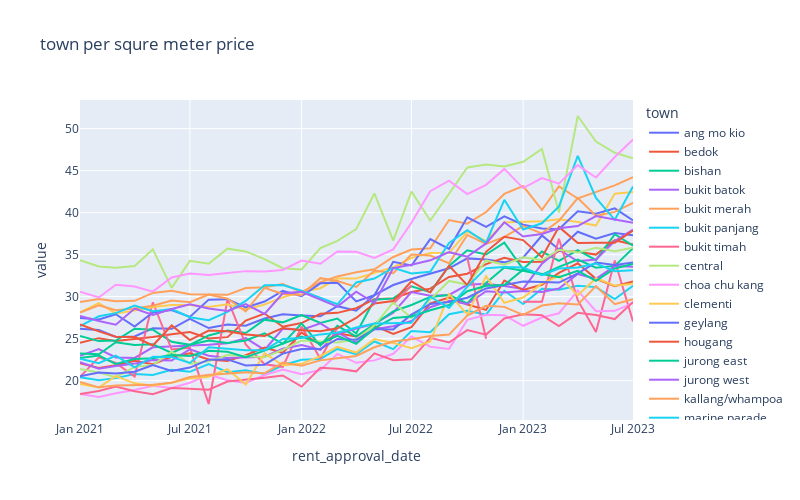

This figure's notebook cell:
### Markdown cell above
A useful feature could be the region psqm average, it capture the trend and region information

### Code cell
plot_psqm_trend('town').show()

### Figure 1 — Plotly figure (JSON) as saved in the notebook; plotly's stock layout.template omitted (floating-point values rounded to 4 significant figures)
{"data": [{"hovertemplate": "town=ang mo kio<br>rent_approval_date=%{x}<br>value=%{y}<extra></extra>", "legendgroup": "ang mo kio", "line": {"color": "#636efa", "dash": "solid"}, "marker": {"symbol": "circle"}, "mode": "lines", "name": "ang mo kio", "orientation": "v", "showlegend": true, "type": "scatter", "x": ["2021-01", "2021-02", "2021-03", "2021-04", "2021-05", "2021-06", "2021-07", "2021-08", "2021-09", "2021-10", "2021-11", "2021-12", "2022-01", "2022-02", "2022-03", "2022-04", "2022-05", "2022-06", "2022-07", "2022-08", "2022-09", "2022-10", "2022-11", "2022-12", "2023-01", "2023-02", "2023-03", "2023-04", "2023-05", "2023-06", "2023-07"], "xaxis": "x", "y": [26.16, 26.02, 25.2, 25.26, 26.22, 26.17, 27.35, 26.26, 26.68, 26.53, 27.39, 27.89, 27.75, 27.65, 28.86, 28.31, 30.17, 31.38, 32.09, 32.72, 33.37, 34.55, 34.43, 34.08, 34.64, 37.27, 35.62, 37.73, 36.9, 37.57, 37.29], "yaxis": "y"}, {"hovertemplate": "town=bedok<br>rent_approval_date=%{x}<br>value=%{y}<extra></extra>", "legendgroup": "bedok", "line": {"color": "#EF553B", "dash": "solid"}, "marker": {"symbol": "circle"}, "mode": "lines", "name": "bedok", "orientation": "v", "showlegend": true, "type": "scatter", "x": ["2021-01", "2021-02", "2021-03", "2021-04", "2021-05", "2021-06", "2021-07", "2021-08", "2021-09", "2021-10", "2021-11", "2021-12", "2022-01", "2022-02", "2022-03", "2022-04", "2022-05", "2022-06", "2022-07", "2022-08", "2022-09", "2022-10", "2022-11", "2022-12", "2023-01", "2023-02", "2023-03", "2023-04", "2023-05", "2023-06", "2023-07"], "xaxis": "x", "y": [24.49, 25.05, 24.71, 24.93, 25.18, 25.52, 25.77, 25.01, 25.17, 27.14, 27.98, 26.41, 26.85, 27.94, 28.06, 28.62, 29.69, 29.78, 30.54, 30.95, 32.34, 32.72, 33.86, 34.63, 34.12, 34.16, 35.45, 35.33, 35.0, 36.72, 36.19], "yaxis": "y"}, {"hovertemplate": "town=bishan<br>rent_approval_date=%{x}<br>value=%{y}<extra></extra>", "legendgroup": "bishan", "line": {"color": "#00cc96", "dash": "solid"}, "marker": {"symbol": "circle"}, "mode": "lines", "name": "bishan", "orientation": "v", "showlegend": true, "type": "scatter", "x": ["2021-01", "2021-02", "2021-03", "2021-04", "2021-05", "2021-06", "2021-07", "2021-08", "2021-09", "2021-10", "2021-11", "2021-12", "2022-01", "2022-02", "2022-03", "2022-04", "2022-05", "2022-06", "2022-07", "2022-08", "2022-09", "2022-10", "2022-11", "2022-12", "2023-01", "2023-02", "2023-03", "2023-04", "2023-05", "2023-06", "2023-07"], "xaxis": "x", "y": [25.3, 24.7, 24.77, 26.18, 26.06, 24.63, 24.26, 25.38, 25.97, 25.66, 27.26, 26.93, 27.81, 26.87, 27.39, 25.6, 29.62, 29.79, 31.23, 30.54, 33.65, 35.52, 35.01, 36.43, 33.26, 35.37, 34.26, 35.54, 34.35, 37.43, 36.06], "yaxis": "y"}, {"hovertemplate": "town=bukit batok<br>rent_approval_date=%{x}<br>value=%{y}<extra></extra>", "legendgroup": "bukit batok", "line": {"color": "#ab63fa", "dash": "solid"}, "marker": {"symbol": "circle"}, "mode": "lines", "name": "bukit batok", "orientation": "v", "showlegend": true, "type": "scatter", "x": ["2021-01", "2021-02", "2021-03", "2021-04", "2021-05", "2021-06", "2021-07", "2021-08", "2021-09", "2021-10", "2021-11", "2021-12", "2022-01", "2022-02", "2022-03", "2022-04", "2022-05", "2022-06", "2022-07", "2022-08", "2022-09", "2022-10", "2022-11", "2022-12", "2023-01", "2023-02", "2023-03", "2023-04", "2023-05", "2023-06", "2023-07"], "xaxis": "x", "y": [22.96, 23.75, 22.76, 22.7, 23.96, 24.04, 24.14, 24.27, 24.43, 25.06, 23.65, 26.17, 26.03, 26.82, 25.54, 26.21, 26.76, 28.08, 30.53, 30.1, 30.2, 31.4, 31.53, 31.27, 30.92, 33.92, 35.58, 34.21, 34.41, 36.62, 37.97], "yaxis": "y"}, {"hovertemplate": "town=bukit merah<br>rent_approval_date=%{x}<br>value=%{y}<extra></extra>", "legendgroup": "bukit merah", "line": {"color": "#FFA15A", "dash": "solid"}, "marker": {"symbol": "circle"}, "mode": "lines", "name": "bukit merah", "orientation": "v", "showlegend": true, "type": "scatter", "x": ["2021-01", "2021-02", "2021-03", "2021-04", "2021-05", "2021-06", "2021-07", "2021-08", "2021-09", "2021-10", "2021-11", "2021-12", "2022-01", "2022-02", "2022-03", "2022-04", "2022-05", "2022-06", "2022-07", "2022-08", "2022-09", "2022-10", "2022-11", "2022-12", "2023-01", "2023-02", "2023-03", "2023-04", "2023-05", "2023-06", "2023-07"], "xaxis": "x", "y": [29.36, 29.7, 29.45, 29.49, 30.43, 30.7, 30.29, 30.23, 30.21, 31.01, 31.1, 31.49, 30.54, 31.72, 32.4, 32.89, 33.25, 34.72, 35.6, 35.76, 39.12, 38.68, 40.07, 42.23, 43.17, 40.32, 43.13, 41.68, 42.47, 43.25, 44.23], "yaxis": "y"}, {"hovertemplate": "town=bukit panjang<br>rent_approval_date=%{x}<br>value=%{y}<extra></extra>", "legendgroup": "bukit panjang", "line": {"color": "#19d3f3", "dash": "solid"}, "marker": {"symbol": "circle"}, "mode": "lines", "name": "bukit panjang", "orientation": "v", "showlegend": true, "type": "scatter", "x": ["2021-01", "2021-02", "2021-03", "2021-04", "2021-05", "2021-06", "2021-07", "2021-08", "2021-09", "2021-10", "2021-11", "2021-12", "2022-01", "2022-02", "2022-03", "2022-04", "2022-05", "2022-06", "2022-07", "2022-08", "2022-09", "2022-10", "2022-11", "2022-12", "2023-01", "2023-02", "2023-03", "2023-04", "2023-05", "2023-06", "2023-07"], "xaxis": "x", "y": [20.4, 20.03, 20.29, 20.77, 20.68, 21.29, 21.04, 21.96, 21.0, 21.23, 20.79, 21.82, 22.49, 22.57, 23.77, 23.15, 24.65, 23.75, 25.91, 25.76, 27.9, 28.32, 27.85, 30.69, 29.11, 30.92, 30.81, 31.29, 31.13, 29.71, 31.29], "yaxis": "y"}, {"hovertemplate": "town=bukit timah<br>rent_approval_date=%{x}<br>value=%{y}<extra></extra>", "legendgroup": "bukit timah", "line": {"color": "#FF6692", "dash": "solid"}, "marker": {"symbol": "circle"}, "mode": "lines", "name": "bukit timah", "orientation": "v", "showlegend": true, "type": "scatter", "x": ["2021-01", "2021-02", "2021-03", "2021-04", "2021-05", "2021-06", "2021-07", "2021-08", "2021-09", "2021-10", "2021-11", "2021-12", "2022-01", "2022-02", "2022-03", "2022-04", "2022-05", "2022-06", "2022-07", "2022-08", "2022-09", "2022-10", "2022-11", "2022-12", "2023-01", "2023-02", "2023-03", "2023-04", "2023-05", "2023-06", "2023-07"], "xaxis": "x", "y": [20.45, 22.76, 22.12, 20.47, 29.33, 23.7, 23.92, 17.21, 29.69, 24.31, 21.95, 21.63, 26.43, 22.6, 26.32, null, null, 29.13, 31.32, null, null, 34.62, 24.97, null, 29.38, 29.39, 36.89, 29.57, 25.8, 34.31, 27.05], "yaxis": "y"}, {"hovertemplate": "town=central<br>rent_approval_date=%{x}<br>value=%{y}<extra></extra>", "legendgroup": "central", "line": {"color": "#B6E880", "dash": "solid"}, "marker": {"symbol": "circle"}, "mode": "lines", "name": "central", "orientation": "v", "showlegend": true, "type": "scatter", "x": ["2021-01", "2021-02", "2021-03", "2021-04", "2021-05", "2021-06", "2021-07", "2021-08", "2021-09", "2021-10", "2021-11", "2021-12", "2022-01", "2022-02", "2022-03", "2022-04", "2022-05", "2022-06", "2022-07", "2022-08", "2022-09", "2022-10", "2022-11", "2022-12", "2023-01", "2023-02", "2023-03", "2023-04", "2023-05", "2023-06", "2023-07"], "xaxis": "x", "y": [34.34, 33.58, 33.43, 33.65, 35.63, 31.04, 34.26, 33.91, 35.71, 35.38, 34.46, 33.38, 33.23, 35.77, 36.63, 38.04, 42.28, 36.66, 42.51, 39.06, 42.25, 45.37, 45.73, 45.5, 46.05, 47.57, 40.0, 51.5, 48.47, 47.12, 46.48], "yaxis": "y"}, {"hovertemplate": "town=choa chu kang<br>rent_approval_date=%{x}<br>value=%{y}<extra></extra>", "legendgroup": "choa chu kang", "line": {"color": "#FF97FF", "dash": "solid"}, "marker": {"symbol": "circle"}, "mode": "lines", "name": "choa chu kang", "orientation": "v", "showlegend": true, "type": "scatter", "x": ["2021-01", "2021-02", "2021-03", "2021-04", "2021-05", "2021-06", "2021-07", "2021-08", "2021-09", "2021-10", "2021-11", "2021-12", "2022-01", "2022-02", "2022-03", "2022-04", "2022-05", "2022-06", "2022-07", "2022-08", "2022-09", "2022-10", "2022-11", "2022-12", "2023-01", "2023-02", "2023-03", "2023-04", "2023-05", "2023-06", "2023-07"], "xaxis": "x", "y": [18.42, 18.05, 18.51, 18.88, 19.39, 19.11, 19.75, 20.72, 20.03, 19.7, 20.67, 21.31, 20.75, 21.25, 23.17, 22.11, 22.41, 23.19, 25.25, 24.03, 23.77, 27.23, 27.84, 27.79, 26.53, 27.51, 28.02, 30.72, 28.27, 28.31, 29.23], "yaxis": "y"}, {"hovertemplate": "town=clementi<br>rent_approval_date=%{x}<br>value=%{y}<extra></extra>", "legendgroup": "clementi", "line": {"color": "#FECB52", "dash": "solid"}, "marker": {"symbol": "circle"}, "mode": "lines", "name": "clementi", "orientation": "v", "showlegend": true, "type": "scatter", "x": ["2021-01", "2021-02", "2021-03", "2021-04", "2021-05", "2021-06", "2021-07", "2021-08", "2021-09", "2021-10", "2021-11", "2021-12", "2022-01", "2022-02", "2022-03", "2022-04", "2022-05", "2022-06", "2022-07", "2022-08", "2022-09", "2022-10", "2022-11", "2022-12", "2023-01", "2023-02", "2023-03", "2023-04", "2023-05", "2023-06", "2023-07"], "xaxis": "x", "y": [28.14, 29.22, 28.0, 28.33, 28.77, 29.01, 28.99, 28.75, 29.1, 28.48, 29.06, 29.91, 30.58, 31.0, 32.15, 32.17, 32.82, 33.48, 34.61, 35.2, 35.21, 37.73, 36.6, 38.84, 38.91, 38.98, 39.19, 38.89, 38.46, 42.24, 42.47], "yaxis": "y"}, {"hovertemplate": "town=geylang<br>rent_approval_date=%{x}<br>value=%{y}<extra></extra>", "legendgroup": "geylang", "line": {"color": "#636efa", "dash": "solid"}, "marker": {"symbol": "circle"}, "mode": "lines", "name": "geylang", "orientation": "v", "showlegend": true, "type": "scatter", "x": ["2021-01", "2021-02", "2021-03", "2021-04", "2021-05", "2021-06", "2021-07", "2021-08", "2021-09", "2021-10", "2021-11", "2021-12", "2022-01", "2022-02", "2022-03", "2022-04", "2022-05", "2022-06", "2022-07", "2022-08", "2022-09", "2022-10", "2022-11", "2022-12", "2023-01", "2023-02", "2023-03", "2023-04", "2023-05", "2023-06", "2023-07"], "xaxis": "x", "y": [27.46, 27.28, 27.9, 26.42, 28.12, 28.4, 27.58, 29.64, 29.69, 28.72, 29.41, 30.67, 30.04, 31.58, 31.66, 29.43, 30.16, 34.14, 33.7, 36.85, 35.69, 39.44, 38.31, 39.56, 38.56, 38.1, 38.02, 40.17, 39.87, 40.51, 39.06], "yaxis": "y"}, {"hovertemplate": "town=hougang<br>rent_approval_date=%{x}<br>value=%{y}<extra></extra>", "legendgroup": "hougang", "line": {"color": "#EF553B", "dash": "solid"}, "marker": {"symbol": "circle"}, "mode": "lines", "name": "hougang", "orientation": "v", "showlegend": true, "type": "scatter", "x": ["2021-01", "2021-02", "2021-03", "2021-04", "2021-05", "2021-06", "2021-07", "2021-08", "2021-09", "2021-10", "2021-11", "2021-12", "2022-01", "2022-02", "2022-03", "2022-04", "2022-05", "2022-06", "2022-07", "2022-08", "2022-09", "2022-10", "2022-11", "2022-12", "2023-01", "2023-02", "2023-03", "2023-04", "2023-05", "2023-06", "2023-07"], "xaxis": "x", "y": [22.06, 21.49, 21.84, 22.36, 21.96, 22.84, 23.25, 22.51, 22.34, 23.03, 23.92, 23.31, 25.72, 24.26, 25.62, 25.24, 26.53, 25.56, 26.37, 29.19, 29.9, 29.05, 28.41, 31.92, 30.79, 31.41, 32.83, 33.96, 32.12, 31.23, 31.82], "yaxis": "y"}, {"hovertemplate": "town=jurong east<br>rent_approval_date=%{x}<br>value=%{y}<extra></extra>", "legendgroup": "jurong east", "line": {"color": "#00cc96", "dash": "solid"}, "marker": {"symbol": "circle"}, "mode": "lines", "name": "jurong east", "orientation": "v", "showlegend": true, "type": "scatter", "x": ["2021-01", "2021-02", "2021-03", "2021-04", "2021-05", "2021-06", "2021-07", "2021-08", "2021-09", "2021-10", "2021-11", "2021-12", "2022-01", "2022-02", "2022-03", "2022-04", "2022-05", "2022-06", "2022-07", "2022-08", "2022-09", "2022-10", "2022-11", "2022-12", "2023-01", "2023-02", "2023-03", "2023-04", "2023-05", "2023-06", "2023-07"], "xaxis": "x", "y": [23.23, 23.14, 24.57, 24.24, 24.32, 23.31, 24.27, 24.78, 24.47, 24.77, 25.62, 24.38, 26.8, 24.2, 26.51, 25.24, 26.74, 28.23, 29.0, 29.96, 30.18, 29.18, 31.63, 33.47, 33.08, 32.61, 33.54, 34.41, 33.44, 33.65, 35.77], "yaxis": "y"}, {"hovertemplate": "town=jurong west<br>rent_approval_date=%{x}<br>value=%{y}<extra></extra>", "legendgroup": "jurong west", "line": {"color": "#ab63fa", "dash": "solid"}, "marker": {"symbol": "circle"}, "mode": "lines", "name": "jurong west", "orientation": "v", "showlegend": true, "type": "scatter", "x": ["2021-01", "2021-02", "2021-03", "2021-04", "2021-05", "2021-06", "2021-07", "2021-08", "2021-09", "2021-10", "2021-11", "2021-12", "2022-01", "2022-02", "2022-03", "2022-04", "2022-05", "2022-06", "2022-07", "2022-08", "2022-09", "2022-10", "2022-11", "2022-12", "2023-01", "2023-02", "2023-03", "2023-04", "2023-05", "2023-06", "2023-07"], "xaxis": "x", "y": [22.18, 21.41, 21.74, 22.02, 22.44, 22.39, 23.72, 22.96, 22.68, 22.8, 22.84, 23.8, 24.22, 23.66, 25.73, 24.53, 26.13, 26.47, 27.09, 28.73, 29.49, 29.12, 30.64, 30.49, 30.65, 30.54, 30.96, 32.68, 32.11, 33.63, 33.55], "yaxis": "y"}, {"hovertemplate": "town=kallang/whampoa<br>rent_approval_date=%{x}<br>value=%{y}<extra></extra>", "legendgroup": "kallang/whampoa", "line": {"color": "#FFA15A", "dash": "solid"}, "marker": {"symbol": "circle"}, "mode": "lines", "name": "kallang/whampoa", "orientation": "v", "showlegend": true, "type": "scatter", "x": ["2021-01", "2021-02", "2021-03", "2021-04", "2021-05", "2021-06", "2021-07", "2021-08", "2021-09", "2021-10", "2021-11", "2021-12", "2022-01", "2022-02", "2022-03", "2022-04", "2022-05", "2022-06", "2022-07", "2022-08", "2022-09", "2022-10", "2022-11", "2022-12", "2023-01", "2023-02", "2023-03", "2023-04", "2023-05", "2023-06", "2023-07"], "xaxis": "x", "y": [28.09, 28.95, 28.38, 28.58, 28.9, 29.54, 29.33, 30.25, 29.75, 28.24, 31.05, 30.32, 30.19, 32.2, 31.87, 31.16, 33.1, 32.78, 35.0, 34.89, 33.97, 37.34, 36.27, 37.12, 38.39, 37.53, 39.02, 41.74, 39.6, 40.09, 41.16], "yaxis": "y"}, {"hovertemplate": "town=marine parade<br>rent_approval_date=%{x}<br>value=%{y}<extra></extra>", "legendgroup": "marine parade", "line": {"color": "#19d3f3", "dash": "solid"}, "marker": {"symbol": "circle"}, "mode": "lines", "name": "marine parade", "orientation": "v", "showlegend": true, "type": "scatter", "x": ["2021-01", "2021-02", "2021-03", "2021-04", "2021-05", "2021-06", "2021-07", "2021-08", "2021-09", "2021-10", "2021-11", "2021-12", "2022-01", "2022-02", "2022-03", "2022-04", "2022-05", "2022-06", "2022-07", "2022-08", "2022-09", "2022-10", "2022-11", "2022-12", "2023-01", "2023-02", "2023-03", "2023-04", "2023-05", "2023-06", "2023-07"], "xaxis": "x", "y": [26.48, 27.65, 28.03, 28.93, 28.26, 28.52, 27.55, 27.19, 28.18, 29.48, 31.36, 31.38, 30.69, 29.85, 29.08, 31.69, 32.14, 33.44, 32.75, 32.96, 36.39, 37.9, 36.42, 41.52, 38.0, 38.73, 40.73, 46.75, 41.75, 39.14, 43.11], "yaxis": "y"}, {"hovertemplate": "town=pasir ris<br>rent_approval_date=%{x}<br>value=%{y}<extra></extra>", "legendgroup": "pasir ris", "line": {"color": "#FF6692", "dash": "solid"}, "marker": {"symbol": "circle"}, "mode": "lines", "name": "pasir ris", "orientation": "v", "showlegend": true, "type": "scatter", "x": ["2021-01", "2021-02", "2021-03", "2021-04", "2021-05", "2021-06", "2021-07", "2021-08", "2021-09", "2021-10", "2021-11", "2021-12", "2022-01", "2022-02", "2022-03", "2022-04", "2022-05", "2022-06", "2022-07", "2022-08", "2022-09", "2022-10", "2022-11", "2022-12", "2023-01", "2023-02", "2023-03", "2023-04", "2023-05", "2023-06", "2023-07"], "xaxis": "x", "y": [18.4, 18.77, 19.28, 18.73, 18.38, 19.1, 19.03, 18.91, 19.88, 20.07, 20.35, 20.61, 19.28, 21.53, 21.4, 21.1, 23.25, 22.43, 22.53, 25.09, 24.53, 26.01, 25.47, 27.39, 27.91, 27.77, 26.49, 28.06, 27.81, 27.32, 29.37], "yaxis": "y"}, {"hovertemplate": "town=punggol<br>rent_approval_date=%{x}<br>value=%{y}<extra></extra>", "legendgroup": "punggol", "line": {"color": "#B6E880", "dash": "solid"}, "marker": {"symbol": "circle"}, "mode": "lines", "name": "punggol", "orientation": "v", "showlegend": true, "type": "scatter", "x": ["2021-01", "2021-02", "2021-03", "2021-04", "2021-05", "2021-06", "2021-07", "2021-08", "2021-09", "2021-10", "2021-11", "2021-12", "2022-01", "2022-02", "2022-03", "2022-04", "2022-05", "2022-06", "2022-07", "2022-08", "2022-09", "2022-10", "2022-11", "2022-12", "2023-01", "2023-02", "2023-03", "2023-04", "2023-05", "2023-06", "2023-07"], "xaxis": "x", "y": [21.39, 20.96, 20.41, 21.63, 21.86, 23.45, 22.02, 22.29, 23.04, 22.94, 22.79, 23.65, 24.77, 24.67, 24.53, 24.92, 26.57, 29.32, 27.47, 29.64, 31.87, 31.43, 34.3, 33.8, 34.67, 34.32, 35.58, 35.24, 35.8, 35.39, 35.83], "yaxis": "y"}, {"hovertemplate": "town=queenstown<br>rent_approval_date=%{x}<br>value=%{y}<extra></extra>", "legendgroup": "queenstown", "line": {"color": "#FF97FF", "dash": "solid"}, "marker": {"symbol": "circle"}, "mode": "lines", "name": "queenstown", "orientation": "v", "showlegend": true, "type": "scatter", "x": ["2021-01", "2021-02", "2021-03", "2021-04", "2021-05", "2021-06", "2021-07", "2021-08", "2021-09", "2021-10", "2021-11", "2021-12", "2022-01", "2022-02", "2022-03", "2022-04", "2022-05", "2022-06", "2022-07", "2022-08", "2022-09", "2022-10", "2022-11", "2022-12", "2023-01", "2023-02", "2023-03", "2023-04", "2023-05", "2023-06", "2023-07"], "xaxis": "x", "y": [30.57, 29.9, 31.41, 31.2, 30.59, 32.28, 32.75, 32.57, 32.81, 33.03, 32.99, 33.17, 34.28, 33.91, 35.38, 35.33, 34.61, 35.62, 38.79, 42.56, 43.8, 42.2, 43.31, 45.2, 42.92, 44.11, 43.44, 45.66, 44.17, 46.62, 48.71], "yaxis": "y"}, {"hovertemplate": "town=sembawang<br>rent_approval_date=%{x}<br>value=%{y}<extra></extra>", "legendgroup": "sembawang", "line": {"color": "#FECB52", "dash": "solid"}, "marker": {"symbol": "circle"}, "mode": "lines", "name": "sembawang", "orientation": "v", "showlegend": true, "type": "scatter", "x": ["2021-01", "2021-02", "2021-03", "2021-04", "2021-05", "2021-06", "2021-07", "2021-08", "2021-09", "2021-10", "2021-11", "2021-12", "2022-01", "2022-02", "2022-03", "2022-04", "2022-05", "2022-06", "2022-07", "2022-08", "2022-09", "2022-10", "2022-11", "2022-12", "2023-01", "2023-02", "2023-03", "2023-04", "2023-05", "2023-06", "2023-07"], "xaxis": "x", "y": [19.58, 19.18, 20.53, 19.67, 19.38, 19.76, 20.26, 20.45, 21.36, 19.54, 23.27, 21.82, 22.0, 22.91, 24.02, 23.33, 24.94, 24.49, 23.87, 24.65, 30.29, 27.89, 32.42, 29.26, 29.89, 31.57, 32.48, 30.14, 32.19, 31.3, 31.54], "yaxis": "y"}, {"hovertemplate": "town=sengkang<br>rent_approval_date=%{x}<br>value=%{y}<extra></extra>", "legendgroup": "sengkang", "line": {"color": "#636efa", "dash": "solid"}, "marker": {"symbol": "circle"}, "mode": "lines", "name": "sengkang", "orientation": "v", "showlegend": true, "type": "scatter", "x": ["2021-01", "2021-02", "2021-03", "2021-04", "2021-05", "2021-06", "2021-07", "2021-08", "2021-09", "2021-10", "2021-11", "2021-12", "2022-01", "2022-02", "2022-03", "2022-04", "2022-05", "2022-06", "2022-07", "2022-08", "2022-09", "2022-10", "2022-11", "2022-12", "2023-01", "2023-02", "2023-03", "2023-04", "2023-05", "2023-06", "2023-07"], "xaxis": "x", "y": [20.53, 20.95, 20.85, 21.06, 21.86, 21.15, 21.55, 22.49, 22.52, 21.81, 21.89, 23.21, 23.76, 23.78, 24.96, 24.86, 26.13, 26.1, 27.85, 29.12, 29.35, 29.86, 30.97, 31.36, 31.8, 31.73, 31.67, 32.77, 34.06, 33.76, 34.05], "yaxis": "y"}, {"hovertemplate": "town=serangoon<br>rent_approval_date=%{x}<br>value=%{y}<extra></extra>", "legendgroup": "serangoon", "line": {"color": "#EF553B", "dash": "solid"}, "marker": {"symbol": "circle"}, "mode": "lines", "name": "serangoon", "orientation": "v", "showlegend": true, "type": "scatter", "x": ["2021-01", "2021-02", "2021-03", "2021-04", "2021-05", "2021-06", "2021-07", "2021-08", "2021-09", "2021-10", "2021-11", "2021-12", "2022-01", "2022-02", "2022-03", "2022-04", "2022-05", "2022-06", "2022-07", "2022-08", "2022-09", "2022-10", "2022-11", "2022-12", "2023-01", "2023-02", "2023-03", "2023-04", "2023-05", "2023-06", "2023-07"], "xaxis": "x", "y": [26.7, 25.86, 25.22, 25.18, 24.18, 26.57, 24.82, 25.95, 25.88, 25.5, 25.31, 26.26, 25.99, 25.87, 26.23, 27.45, 29.18, 29.47, 31.82, 30.49, 33.67, 31.37, 35.33, 37.11, 36.73, 34.69, 38.3, 36.38, 36.41, 36.4, 37.85], "yaxis": "y"}, {"hovertemplate": "town=tampines<br>rent_approval_date=%{x}<br>value=%{y}<extra></extra>", "legendgroup": "tampines", "line": {"color": "#00cc96", "dash": "solid"}, "marker": {"symbol": "circle"}, "mode": "lines", "name": "tampines", "orientation": "v", "showlegend": true, "type": "scatter", "x": ["2021-01", "2021-02", "2021-03", "2021-04", "2021-05", "2021-06", "2021-07", "2021-08", "2021-09", "2021-10", "2021-11", "2021-12", "2022-01", "2022-02", "2022-03", "2022-04", "2022-05", "2022-06", "2022-07", "2022-08", "2022-09", "2022-10", "2022-11", "2022-12", "2023-01", "2023-02", "2023-03", "2023-04", "2023-05", "2023-06", "2023-07"], "xaxis": "x", "y": [22.7, 22.98, 21.99, 22.56, 22.67, 23.05, 22.94, 23.55, 23.43, 22.79, 23.57, 24.36, 25.25, 24.44, 25.32, 24.38, 26.26, 27.46, 27.64, 28.38, 29.0, 30.64, 31.3, 31.39, 33.2, 32.68, 32.32, 33.08, 31.89, 33.34, 33.89], "yaxis": "y"}, {"hovertemplate": "town=toa payoh<br>rent_approval_date=%{x}<br>value=%{y}<extra></extra>", "legendgroup": "toa payoh", "line": {"color": "#ab63fa", "dash": "solid"}, "marker": {"symbol": "circle"}, "mode": "lines", "name": "toa payoh", "orientation": "v", "showlegend": true, "type": "scatter", "x": ["2021-01", "2021-02", "2021-03", "2021-04", "2021-05", "2021-06", "2021-07", "2021-08", "2021-09", "2021-10", "2021-11", "2021-12", "2022-01", "2022-02", "2022-03", "2022-04", "2022-05", "2022-06", "2022-07", "2022-08", "2022-09", "2022-10", "2022-11", "2022-12", "2023-01", "2023-02", "2023-03", "2023-04", "2023-05", "2023-06", "2023-07"], "xaxis": "x", "y": [27.7, 27.09, 26.65, 28.57, 27.83, 28.53, 29.09, 28.58, 28.29, 29.1, 27.93, 30.39, 30.56, 29.65, 28.81, 30.59, 29.23, 33.4, 33.8, 34.32, 35.29, 34.75, 36.33, 38.85, 37.16, 37.45, 38.14, 38.4, 39.59, 39.17, 38.79], "yaxis": "y"}, {"hovertemplate": "town=woodlands<br>rent_approval_date=%{x}<br>value=%{y}<extra></extra>", "legendgroup": "woodlands", "line": {"color": "#FFA15A", "dash": "solid"}, "marker": {"symbol": "circle"}, "mode": "lines", "name": "woodlands", "orientation": "v", "showlegend": true, "type": "scatter", "x": ["2021-01", "2021-02", "2021-03", "2021-04", "2021-05", "2021-06", "2021-07", "2021-08", "2021-09", "2021-10", "2021-11", "2021-12", "2022-01", "2022-02", "2022-03", "2022-04", "2022-05", "2022-06", "2022-07", "2022-08", "2022-09", "2022-10", "2022-11", "2022-12", "2023-01", "2023-02", "2023-03", "2023-04", "2023-05", "2023-06", "2023-07"], "xaxis": "x", "y": [19.84, 19.2, 19.41, 19.49, 19.52, 19.75, 20.43, 20.66, 20.82, 20.99, 20.87, 22.14, 21.77, 22.41, 22.67, 22.94, 23.97, 24.65, 24.92, 25.32, 25.48, 27.75, 28.91, 28.78, 27.81, 28.93, 29.22, 29.05, 31.25, 29.1, 29.69], "yaxis": "y"}, {"hovertemplate": "town=yishun<br>rent_approval_date=%{x}<br>value=%{y}<extra></extra>", "legendgroup": "yishun", "line": {"color": "#19d3f3", "dash": "solid"}, "marker": {"symbol": "circle"}, "mode": "lines", "name": "yishun", "orientation": "v", "showlegend": true, "type": "scatter", "x": ["2021-01", "2021-02", "2021-03", "2021-04", "2021-05", "2021-06", "2021-07", "2021-08", "2021-09", "2021-10", "2021-11", "2021-12", "2022-01", "2022-02", "2022-03", "2022-04", "2022-05", "2022-06", "2022-07", "2022-08", "2022-09", "2022-10", "2022-11", "2022-12", "2023-01", "2023-02", "2023-03", "2023-04", "2023-05", "2023-06", "2023-07"], "xaxis": "x", "y": [22.59, 22.07, 22.98, 21.59, 22.85, 22.81, 22.1, 23.97, 23.8, 23.63, 23.62, 24.95, 25.08, 25.5, 25.7, 26.33, 26.79, 26.86, 26.9, 29.98, 28.65, 31.17, 33.39, 33.52, 33.46, 32.55, 33.34, 33.48, 33.93, 33.02, 33.13], "yaxis": "y"}], "layout": {"height": 500, "legend": {"title": {"text": "town"}, "tracegroupgap": 0}, "title": {"text": "town per squre meter price"}, "width": 800, "xaxis": {"anchor": "y", "domain": [0, 1], "title": {"text": "rent_approval_date"}}, "yaxis": {"anchor": "x", "domain": [0, 1], "title": {"text": "value"}}}}
